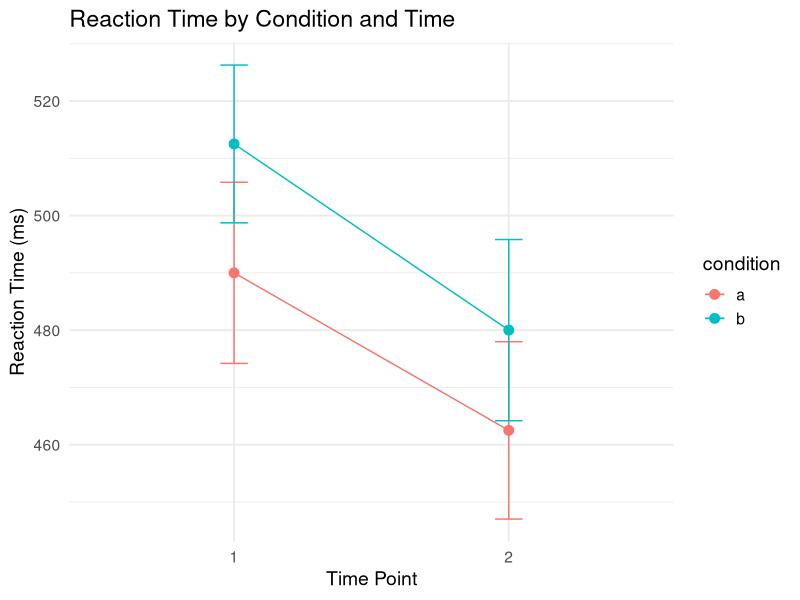

Here is the R script that generated this plot:
## ---- chunk 1
#| include: false
library(tidyverse)
## ---- chunk 2
#| echo: false
tibble(
  participant = c("P1", "P2", "P3"),
  depression_pre = c(18, 22, 15),
  depression_post = c(12, 14, 11),
  anxiety_pre = c(24, 19, 28),
  anxiety_post = c(20, 15, 22)
) |>
  knitr::kable()
## ---- chunk 3
#| echo: false
tibble(
  participant = c("P1", "P2", "P3"),
  pre_test = c(45, 52, 48),
  post_test = c(62, 58, 71)
) |>
  knitr::kable(caption = "Is this tidy?")
## ---- chunk 4
#| echo: false
tibble(
  participant = rep(c("P1", "P2", "P3"), each = 2),
  time = rep(c("pre", "post"), 3),
  score = c(45, 62, 52, 58, 48, 71)
) |>
  knitr::kable(caption = "Now it's tidy!")
## ---- chunk 5
wide_scores <- tibble(
  student = c("Alice", "Bob", "Carol"),
  fall_2024 = c(85, 78, 92),
  spring_2025 = c(88, 82, 95),
  fall_2025 = c(91, 85, 94)
)
wide_scores
## ---- chunk 6
messy_data <- tibble(
  id = 1:3,
  age_sex = c("25_M", "32_F", "28_F")
)
messy_data
## ---- chunk 7
weather <- tibble(
  id = c("MX001", "MX001", "MX002", "MX002"),
  year = c(2020, 2020, 2020, 2020),
  month = c(1, 2, 1, 2),
  element = c("tmax", "tmax", "tmin", "tmin"),
  value = c(85, 87, 32, 35)
)
weather
## ---- chunk 8
survey_wide <- tibble(
  participant = 1:3,
  bdi_1 = c(2, 1, 3),
  bdi_2 = c(1, 0, 2),
  bdi_3 = c(3, 2, 2),
  bdi_4 = c(2, 1, 1)
)
survey_wide
## ---- chunk 9
wide_scores |>
  pivot_longer(
    cols = fall_2024:fall_2025,  # Which columns to pivot
    names_to = "semester",        # New column for old column names
    values_to = "score"           # New column for values
  )
## ---- chunk 10
survey_wide |>
  pivot_longer(
    cols = starts_with("bdi"),
    names_to = "item",
    values_to = "response"
  )
## ---- chunk 11
# Scores at different time points
experiment_wide <- tibble(
  id = 1:3,
  score_t1 = c(100, 95, 110),
  score_t2 = c(105, 100, 115),
  score_t3 = c(108, 102, 120)
)
experiment_wide
## ---- chunk 12
experiment_wide |>
  pivot_longer(
    cols = starts_with("score"),
    names_to = "time",
    names_prefix = "score_",  # Remove this prefix from names
    values_to = "score"
  )
## ---- chunk 13
# Column names like "bdi_1", "anxiety_1", etc.
multi_scale <- tibble(
  id = 1:2,
  bdi_1 = c(2, 1), bdi_2 = c(1, 2),
  anxiety_1 = c(3, 2), anxiety_2 = c(2, 3)
)
multi_scale
## ---- chunk 14
multi_scale |>
  pivot_longer(
    cols = -id,
    names_to = c("scale", "item"),
    names_pattern = "(.+)_(.+)",  # Regex: anything_anything
    values_to = "response"
  )
## ---- chunk 15
# Calculate BDI total from long format
survey_wide |>
  pivot_longer(
    cols = starts_with("bdi"),
    names_to = "item",
    values_to = "response"
  ) |>
  group_by(participant) |>
  summarize(bdi_total = sum(response))
## ---- chunk 16
survey_wide
## ---- chunk 17
long_data <- tibble(
  participant = rep(1:3, each = 2),
  time = rep(c("pre", "post"), 3),
  score = c(45, 62, 52, 58, 48, 71)
)
long_data
## ---- chunk 18
long_data |>
  pivot_wider(
    names_from = time,   # Column to get new column names from
    values_from = score  # Column to get values from
  )
## ---- chunk 19
# Long data with multiple measures
long_multi <- tibble(
  id = rep(1:2, each = 2),
  time = rep(c("pre", "post"), 2),
  score = c(45, 62, 52, 58),
  rt = c(500, 480, 520, 490)
)
long_multi
## ---- chunk 20
long_multi |>
  pivot_wider(
    names_from = time,
    values_from = c(score, rt)  # Multiple columns!
  )
## ---- chunk 21
tibble(
  id = 1:3,
  age_sex = c("25_M", "32_F", "28_F"))|>
  separate_wider_delim(
    cols = age_sex,
    delim = "_",
    names = c("age", "sex")
  )
## ---- chunk 22
tibble(
  code = c("A123", "B456", "C789")
) |>
  separate_wider_regex(
    cols = code,
    patterns = c(letter = "[A-Z]", number = "[0-9]+")
  )
## ---- chunk 23
tibble(
  year = c(2024, 2024, 2025),
  month = c(1, 6, 1),
  day = c(15, 20, 10)
) |>
  unite(
    col = "date",       # New column name
    year, month, day,   # Columns to combine
    sep = "-"           # Separator
  )
## ---- chunk 24
# Data as you might receive it from SPSS
wide_rm <- tibble(
  subject = 1:4,
  cond_a_time1 = c(450, 520, 480, 510),
  cond_a_time2 = c(420, 490, 460, 480),
  cond_b_time1 = c(480, 540, 500, 530),
  cond_b_time2 = c(440, 510, 470, 500)
)
wide_rm
## ---- chunk 25
tidy_rm <- wide_rm |>
  pivot_longer(
    cols = -subject,
    names_to = c("condition", "time"),
    names_pattern = "cond_(.+)_time(.+)",
    values_to = "rt"
  )
tidy_rm
## ---- chunk 26
#| output-location: slide
#| fig-width: 10
#| fig-height: 5
tidy_rm |>
  ggplot(aes(x = time, y = rt, color = condition, group = condition)) +
  stat_summary(fun = mean, geom = "point", size = 3) +
  stat_summary(fun = mean, geom = "line") +
  stat_summary(fun.data = mean_se, geom = "errorbar", width = 0.1) +
  labs(
    title = "Reaction Time by Condition and Time",
    x = "Time Point",
    y = "Reaction Time (ms)"
  ) +
  theme_minimal(base_size = 14)
## ---- chunk 27
# Raw questionnaire data
quest <- tibble(
  pid = 1:3,
  anx_1 = c(3, 2, 4), anx_2 = c(2, 3, 3), anx_3 = c(4, 2, 5),
  dep_1 = c(2, 1, 3), dep_2 = c(3, 2, 4), dep_3 = c(2, 1, 3)
)

quest
## ---- chunk 28
#| ref.label: quest-sub
#| echo: false
## ---- chunk 29
# Students nested in classrooms
students <- tibble(
  classroom = rep(c("A", "B"), each = 3),
  student = 1:6,
  pretest = c(70, 75, 72, 68, 71, 69),
  posttest = c(80, 82, 78, 75, 79, 77)
)

students
## ---- chunk 30
# Tidy for analysis
students |>
  pivot_longer(
    cols = c(pretest, posttest),
    names_to = "time",
    values_to = "score"
  )
